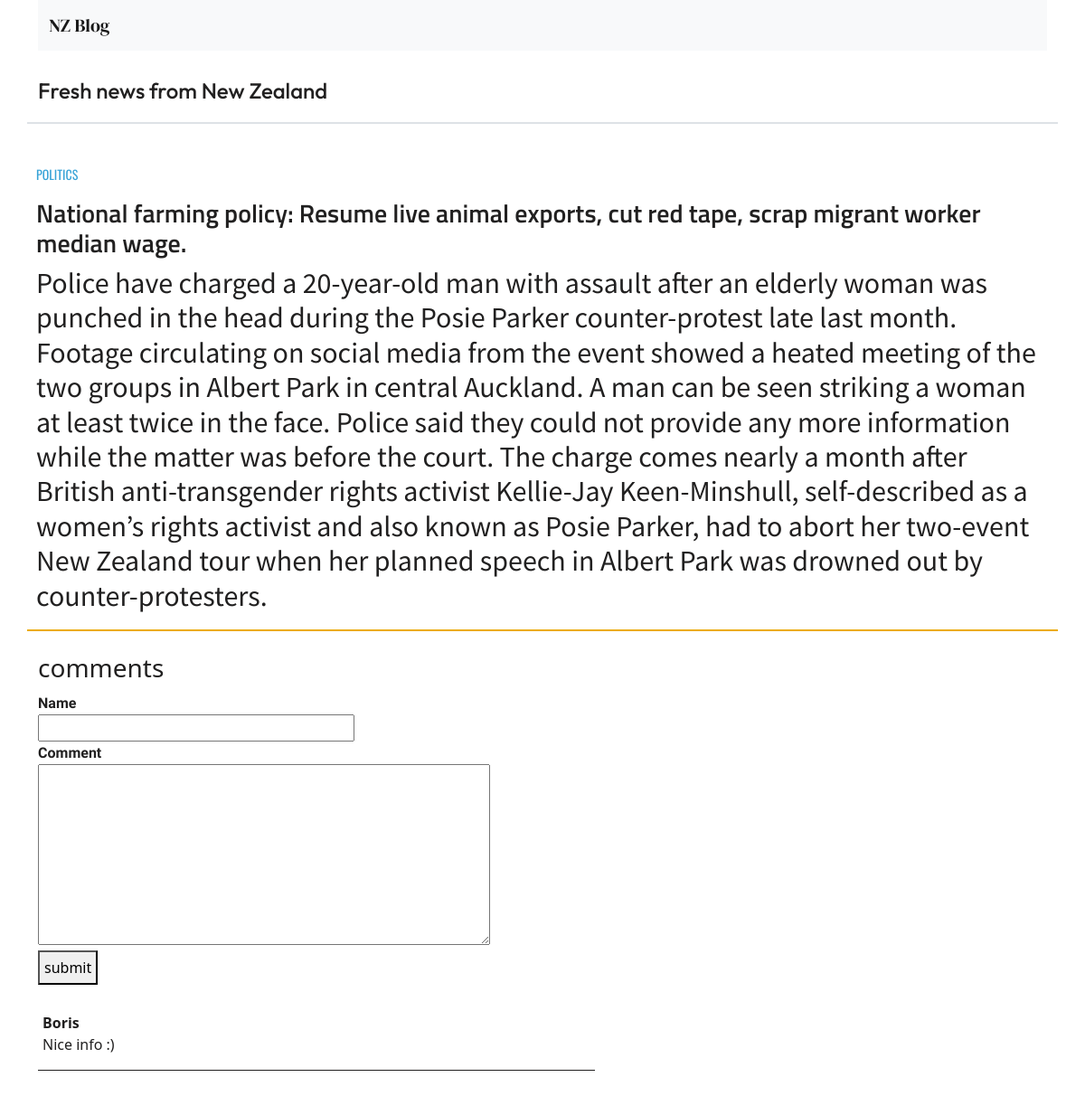
Screenshot of /politics/ with the database file from the repository.
### blog/models.py (models this page shows, shortened)
class Post(models.Model):
	title = models.CharField(max_length=255)
	slug = models.SlugField(max_length=100)
	text = models.TextField()

class Comment(models.Model):
	post = models.ForeignKey(Post, related_name='comments', on_delete=models.CASCADE)
	name = models.CharField(max_length=255)
	comment = models.TextField()

### blog/views.py (the view, shortened to what this page needs)
# urls.py: path('<slug:slug>/', views.post_detail, name='post_detail'),
def post_detail(request, slug):
	post = get_object_or_404(Post, slug=slug)
	return render(request, 'blog/detail.html', {'post': post})

### templates/blog/detail.html (shortened to what this page needs)
{% extends 'blog/base.html' %}
{% block content %}
	<div class="title_content">
		<p class="p_content">POLITICS</p>
		<h2 class="text3">{{ post.title }}</h2>
		<h2 class="h2_text_content">{{ post.text }}</h2>
	</div>
	<div class="mt-4 p-6">
		<h3>comments</h3>
		<form method="post" action=".">
			<div class="content_content">
				<label class="class_name">Name</label>
				<input class="name_content" type="text" name="name">
			</div>
			<div>
				<label class="class_commnet">Comment</label><br>
				<textarea class="comment_content" name="comment"></textarea>
			</div>
			<div>
				<button class="button_content">submit</button>
			</div>
		</form>
		{% for comment in post.comments.all %}
		<div class="comment_class_content">
			<strong>{{ comment.name }}</strong>
			<p class="class_p_content">{{ comment.comment }}</p>
		</div>
		{% endfor %}
	</div>
{% endblock %}

### templates/blog/base.html (shortened to what this page needs)
{% load static %}
<!DOCTYPE html>
<html>
<head>
    <link href="https://cdn.jsdelivr.net/npm/bootstrap@5.0.1/dist/css/bootstrap.min.css" rel="stylesheet">
    <link rel="stylesheet" type="text/css" href="{% static 'css/style.css' %}">
</head>
<body>
    <div class="container">
        <nav class="navbar navbar-expand-lg navbar-light bg-light">
  <div class="container-fluid">
    <a class="navbar-brand" href="#">NZ Blog</a>
  </div>
</nav>
<div class="row">
    <h1 class="h1_content">Fresh news from New Zealand</h1>
    <nav class="border"></nav>
    {% block content %}
    {% endblock %}
</div>
</div>
</body>
</html>

### static/css/style.css (style rules this page uses)
body { height: 1600px; }
.h1_content { font-size: 24px; margin-bottom: 20px; padding-top: 30px; font-family: 'Outfit', sans-serif; }
.row { color: #212020; }
.title_content { margin-right: 550px; padding: 10px; border-bottom: 2px solid; margin-top: 35px; border-color: #ecac0c; }
.text3 { font-size: 28px; font-weight: 600; font-family: 'Titillium Web', sans-serif; }
.p_content { font-size: 14px; color: #38a3d7; font-family: 'Oswald', sans-serif; }
.navbar-brand { font-family: 'DM Serif Display', serif; }
.h2_text_content { font-family: 'Source Sans Pro', sans-serif; }
.content_content { margin-top: 10px; width: 0px; font-weight: 700px; }
.button_content { padding: 5px; font-weight: 700px; }
.name_content { width: 350px; height: 30px; }
.comment_content { width: 500px; height: 200px; }
.class_name { font-family: 'Mukta', sans-serif; font-weight: 700; }
.class_commnet { font-family: 'Mukta', sans-serif; font-weight: 700; }
.comment_class_content { border-bottom: 1px solid; padding-top: 30px; margin-right: 500px; padding-left: 5px; }

### rows the page displays
Post: title "National farming policy: Resume live animal exports, cut red tape, scrap migrant worker median wage.", text "Police have charged a 20-year-old man with assault after an elderly woman was punched in the head during the Posie Parker counter-protest late last month. Footage circulating on social media from the event showed a heated meeting of the two groups in Albert Park in central Auckland. A man can be seen striking a woman at least twice in the face. Police said they could not provide any more information while the matter was before the court. The charge comes nearly a month after British anti-transgender rights activist Kellie-Jay Keen-Minshull, self-described as a women’s rights activist and also known as Posie Parker, had to abort her two-event New Zealand tour when her planned speech in…"
Comment: name "Boris", comment "Nice info :)"
